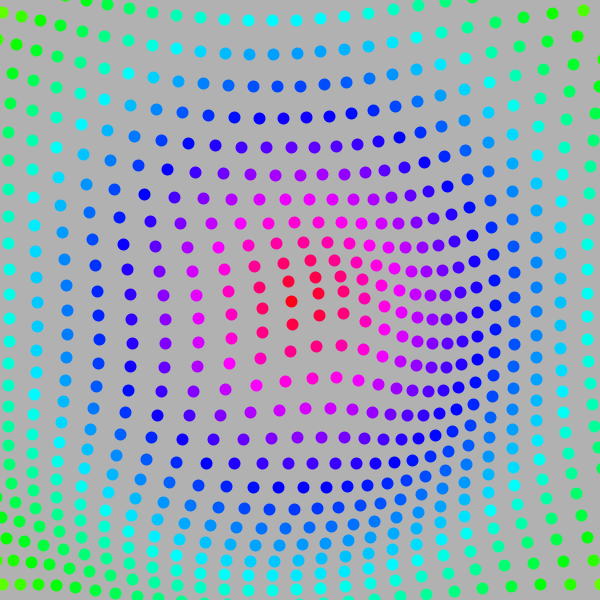
Frame 1 (no input)
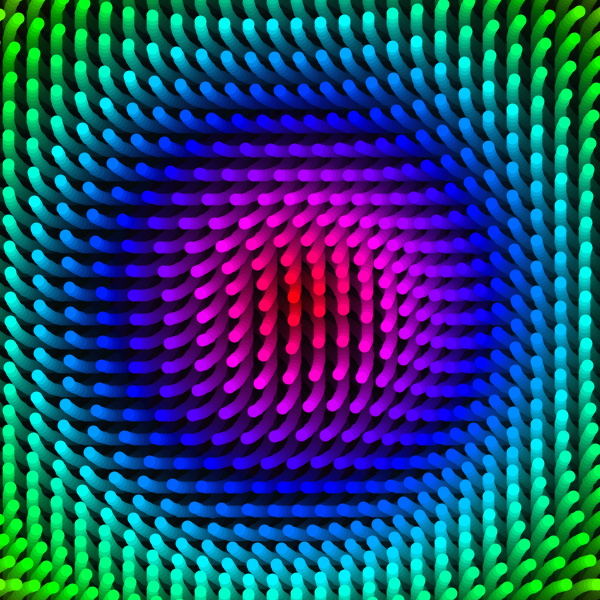
Frame 60 (the mouse pressed at the canvas centre just before this capture)
Frame 120 (the mouse held since frame 60 and released just before this capture): identical to frame 60, image omitted

The Processing sketch that drew these frames (run headless with seeded random() and noise(); from frame 60 on, the mouse is pressed at the canvas centre):

// Processing sketch: sketch_20180423
// ── sketch_20180423.pde
PGraphics pg;

int spacing = 24;
int margin = -100;
int num_dots;
float max_dist;

float[] dots;

float aa;
float bb;

void push() {
	pg.pushMatrix();
	pg.pushStyle();
}

void pop() {
	pg.popStyle();
	pg.popMatrix();
}

void setup() {
	colorMode(HSB, 100);
	size(600, 600);
	
	pg = createGraphics(width, height);
	
	num_dots = round( ((width - (margin * 2)) / spacing) );
	max_dist = dist(margin, margin, width/2, height/2);
	
	dots = new float[ (num_dots * num_dots) ];
	
	for(int iy = 0; iy < num_dots; iy++) {
		for(int ix = 0; ix < num_dots; ix++) {
			int j = ((iy * num_dots) + ix);
			
			int x = (margin + (ix * spacing));
			int y = (margin + (iy * spacing));
			
			float distance = dist(x, y, (width / 2), (height / 2));
			
			dots[ j ] = map(distance, 0, max_dist, 1, 360);
		}
	}
	
	aa = 270.0;
	bb = 1;
}

void draw() {
	pg.beginDraw();
	pg.background(10, 35);
	
	for(int iy = 0; iy < num_dots; iy++) {
		for(int ix = 0; ix < num_dots; ix++) {
			int x = (margin + (ix * spacing));
			int y = (margin + (iy * spacing));
			
			int j = ((iy * num_dots) + ix);
			
			push();
			pg.translate(x, y);
			
			float distance = dist(x, y, (width / 2), (height / 2));
			float distance_percent = (1 - (distance / max_dist));
			
			//float xx = (cos(radians(dots[ j ])) * ((sqrt(spacing) + sqrt(spacing)) * distance_percent));
			float xx = cos(radians(dots[ j ]));
			xx *= (spacing * 1.5);
			//float yy = (sin(radians(dots[ j ])) * ((sqrt(spacing) + sqrt(spacing)) * distance_percent));
			float yy = sin(radians(dots[ j ]));
			yy *= (spacing * 1.5);
			
			distance = dist((x + xx), (y + yy), width/2, height/2);
			color col = color(map(distance, 0, max_dist, 100, 0), 100, 100);
			
			
			pg.strokeWeight(spacing/2);
			pg.stroke(col);
			pg.noFill();
			pg.rectMode(CENTER);
			//pg.rect(spacing/2, spacing/2, spacing, spacing);
			pg.point(xx, yy);
			
			dots[ j ] += 6;
			
			pop();
		}
	}
	pg.endDraw();
	
	image(pg, 0, 0, 600, 600);
	
	if(frameCount == 50) { save("preview.png"); }
}
